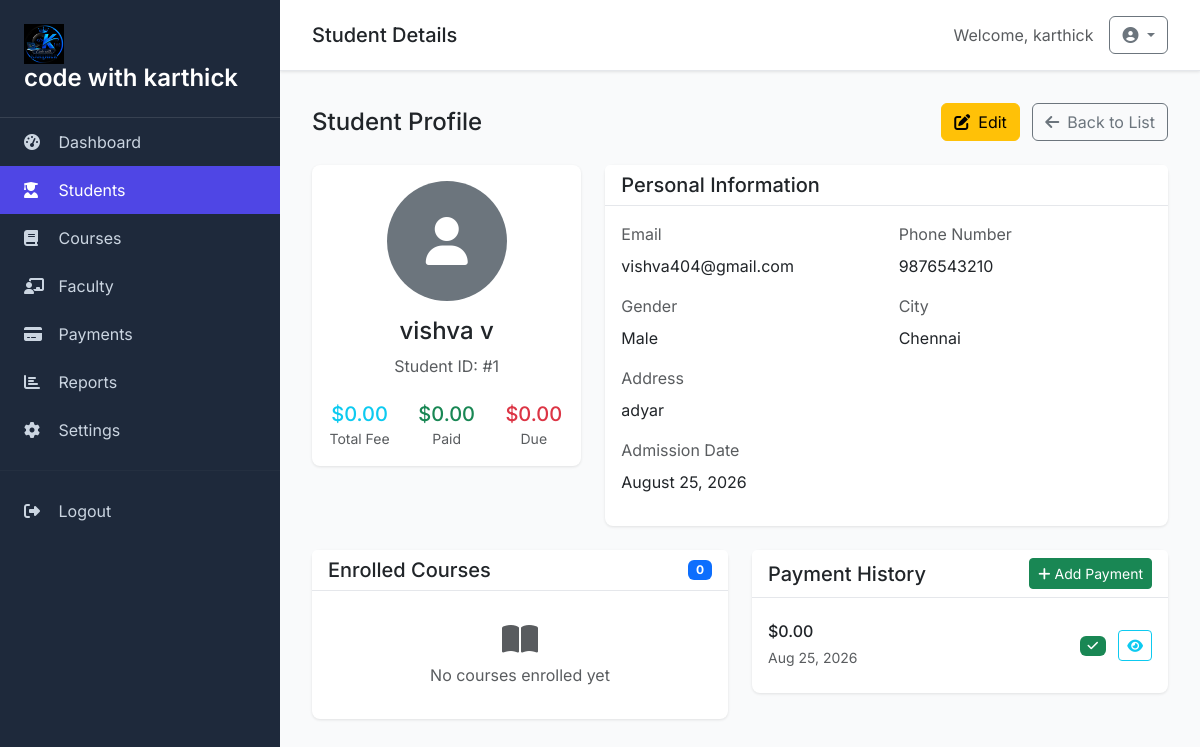
The page /students/1/ (signed in) on the database its author committed.
### myapp/models.py (models this page shows, shortened)
class SiteSetting(models.Model):
    site_name = models.CharField(max_length=200, default='Student Management System')
    logo = models.ImageField(upload_to='logos/', blank=True, null=True)
    footer_text = models.TextField(blank=True, null=True)
    created_at = models.DateTimeField(auto_now_add=True)
    updated_at = models.DateTimeField(auto_now=True)
    class Meta:
        verbose_name = 'Site Setting'
        verbose_name_plural = 'Site Settings'

class Student(models.Model):
    profile_picture = models.ImageField(upload_to='profile_pics/', blank=True, null=True)
    first_name = models.CharField(max_length=50)
    middle_name = models.CharField(max_length=50, blank=True, null=True)
    last_name = models.CharField(max_length=50)
    email = models.EmailField(unique=True)
    phone_number = models.CharField(max_length=15)
    gender = models.CharField(max_length=10)
    city = models.CharField(max_length=100)
    address = models.TextField()
    courses = models.ManyToManyField(Course, related_name='students', blank=True)
    admission_date = models.DateField(auto_now_add=True)
    total_fee = models.DecimalField(max_digits=10, decimal_places=2, default=0.00)
    paid_fee = models.DecimalField(max_digits=10, decimal_places=2, default=0.00)
    due_fee = models.DecimalField(max_digits=10, decimal_places=2, default=0.00)

class Payment(models.Model):
    student = models.ForeignKey(Student, on_delete=models.CASCADE, related_name='payments')
    amount = models.DecimalField(max_digits=10, decimal_places=2)
    payment_date = models.DateField(auto_now_add=True)
    faculty = models.ForeignKey(Faculty, on_delete=models.SET_NULL, null=True, blank=True)
    remarks = models.TextField(blank=True, null=True)

### myapp/views.py (the view)
# urls.py: path('students/<int:pk>/', views.student_detail, name='student_detail'),
@login_required
def student_detail(request, pk):
    student = get_object_or_404(Student, pk=pk)
    payments = student.payments.all().order_by('-payment_date')
    settings = SiteSetting.objects.first()
    return render(request, "student/detail.html", {
        "student": student,
        "payments": payments,
        "settings": settings
    })

### templates/student/detail.html (shortened to what this page needs)
{% extends 'base.html' %}
{% block page_title %}Student Details{% endblock %}
{% block content %}
<div class="row mb-4">
    <div class="col-12">
        <div class="d-flex justify-content-between align-items-center">
            <h4 class="mb-0">Student Profile</h4>
            <div>
                <a href="{% url 'student_update' student.pk %}" class="btn btn-warning me-2">
                    <i class="fas fa-edit me-2"></i>Edit
                </a>
                <a href="{% url 'student_list' %}" class="btn btn-outline-secondary">
                    <i class="fas fa-arrow-left me-2"></i>Back to List
                </a>
            </div>
        </div>
    </div>
</div>
<div class="row">
    <div class="col-lg-4 mb-4">
        <div class="card">
            <div class="card-body text-center">
                {% if student.profile_picture %}
                    <img src="{{ student.profile_picture.url }}" alt="{{ student.first_name }}"
                         class="rounded-circle mb-3" width="120" height="120" style="object-fit: cover;">
                {% else %}
                    <div class="bg-secondary rounded-circle mx-auto mb-3 d-flex align-items-center justify-content-center"
                         style="width: 120px; height: 120px;">
                        <i class="fas fa-user fa-3x text-white"></i>
                    </div>
                {% endif %}
                <h4>{{ student.first_name }}
                    {{ student.last_name }}
                </h4>
                <p class="text-muted">Student ID: #{{ student.pk }}</p>
                <div class="row text-center mt-4">
                    <div class="col">
                        <h5 class="text-info mb-0">${{ student.total_fee|floatformat:2 }}</h5>
                        <small class="text-muted">Total Fee</small>
                    </div>
                    <div class="col">
                        <h5 class="text-success mb-0">${{ student.paid_fee|floatformat:2 }}</h5>
                        <small class="text-muted">Paid</small>
                    </div>
                    <div class="col">
                        <h5 class="text-danger mb-0">${{ student.due_fee|floatformat:2 }}</h5>
                        <small class="text-muted">Due</small>
                    </div>
                </div>
            </div>
        </div>
    </div>
    <div class="col-lg-8 mb-4">
        <div class="card">
            <div class="card-header">
                <h5 class="mb-0">Personal Information</h5>
            </div>
            <div class="card-body">
                <div class="row">
                    <div class="col-md-6 mb-3">
                        <label class="form-label text-muted">Email</label>
                        <p class="mb-0">{{ student.email }}</p>
                    </div>
                    <div class="col-md-6 mb-3">
                        <label class="form-label text-muted">Phone Number</label>
                        <p class="mb-0">{{ student.phone_number }}</p>
                    </div>
                    <div class="col-md-6 mb-3">
                        <label class="form-label text-muted">Gender</label>
                        <p class="mb-0">{{ student.gender }}</p>
                    </div>
                    <div class="col-md-6 mb-3">
                        <label class="form-label text-muted">City</label>
                        <p class="mb-0">{{ student.city }}</p>
                    </div>
                    <div class="col-12 mb-3">
                        <label class="form-label text-muted">Address</label>
                        <p class="mb-0">{{ student.address }}</p>
                    </div>
                    <div class="col-md-6 mb-3">
                        <label class="form-label text-muted">Admission Date</label>
                        <p class="mb-0">{{ student.admission_date|date:"F d, Y" }}</p>
                    </div>
                </div>
            </div>
        </div>
    </div>
</div>
<div class="row">
    <div class="col-lg-6 mb-4">
        <div class="card">
            <div class="card-header d-flex justify-content-between align-items-center">
                <h5 class="mb-0">Enrolled Courses</h5>
                <span class="badge bg-primary">{{ student.courses.count }}</span>
            </div>
            <div class="card-body">
                {% if student.courses.all %}
                    <div class="list-group list-group-flush">
                        {% for course in student.courses.all %}
                        <div class="list-group-item d-flex justify-content-between align-items-center px-0">
                            <div>
                                <h6 class="mb-1">{{ course.name }}</h6>
                                <small class="text-muted">{{ course.description|truncatewords:10 }}</small>
                            </div>
                            <span class="badge bg-success">${{ course.fee|floatformat:2 }}</span>
                        </div>
                        {% endfor %}
                    </div>
                {% else %}
                    <div class="text-center py-3">
                        <i class="fas fa-book-open fa-2x text-muted mb-2"></i>
                        <p class="text-muted mb-0">No courses enrolled yet</p>
                    </div>
                {% endif %}
            </div>
        </div>
    </div>
    <div class="col-lg-6 mb-4">
        <div class="card">
            <div class="card-header d-flex justify-content-between align-items-center">
                <h5 class="mb-0">Payment History</h5>
                <a href="{% url 'payment_add' %}" class="btn btn-sm btn-success">
                    <i class="fas fa-plus me-1"></i>Add Payment
                </a>
            </div>
            <div class="card-body">
                {% if payments %}
                    <div class="list-group list-group-flush">
                        {% for payment in payments %}
                        <div class="list-group-item d-flex justify-content-between align-items-center px-0">
                            <div>
                                <h6 class="mb-1">${{ payment.amount|floatformat:2 }}</h6>
                                <small class="text-muted">{{ payment.payment_date|date:"M d, Y" }}</small>
                            </div>
                            <div>
                                <span class="badge bg-success me-2">
                                    <i class="fas fa-check"></i>
                                </span>
                                <a href="{% url 'payment_detail' payment.pk %}" class="btn btn-sm btn-outline-info">
                                    <i class="fas fa-eye"></i>
                                </a>
                            </div>
                        </div>
                        {% endfor %}
                    </div>
                {% else %}
                    <div class="text-center py-3">
                        <i class="fas fa-credit-card fa-2x text-muted mb-2"></i>
                        <p class="text-muted mb-0">No payments recorded yet</p>
                    </div>
                {% endif %}
            </div>
        </div>
    </div>
</div>
{% endblock %}

### templates/base.html (shortened to what this page needs)
<!DOCTYPE html>
{% load static %}
<html lang="en">
<head>
    <link href="https://cdn.jsdelivr.net/npm/bootstrap@5.3.0/dist/css/bootstrap.min.css" rel="stylesheet">
    <link href="https://cdnjs.cloudflare.com/ajax/libs/font-awesome/6.4.0/css/all.min.css" rel="stylesheet">
</head>
<body>
    <div class="sidebar">
        <div class="sidebar-brand">
            {% if settings.logo %}
                <img src="{{ settings.logo.url }}" alt="Logo" height="40" class="me-2">
            {% endif %}
            <h4>{{ settings.site_name|default:'SMS' }}</h4>
        </div>
        <nav class="nav flex-column">
            <a class="nav-link {% if request.resolver_match.url_name == 'dashboard' %}active{% endif %}" href="{% url 'dashboard' %}">
                <i class="fas fa-tachometer-alt"></i> Dashboard
            </a>
            <a class="nav-link {% if 'student' in request.resolver_match.url_name %}active{% endif %}" href="{% url 'student_list' %}">
                <i class="fas fa-user-graduate"></i> Students
            </a>
            <a class="nav-link {% if 'course' in request.resolver_match.url_name %}active{% endif %}" href="{% url 'course_list' %}">
                <i class="fas fa-book"></i> Courses
            </a>
            <a class="nav-link {% if 'faculty' in request.resolver_match.url_name %}active{% endif %}" href="{% url 'faculty_list' %}">
                <i class="fas fa-chalkboard-teacher"></i> Faculty
            </a>
            <a class="nav-link {% if 'payment' in request.resolver_match.url_name %}active{% endif %}" href="{% url 'payment_list' %}">
                <i class="fas fa-credit-card"></i> Payments
            </a>
            <a class="nav-link {% if request.resolver_match.url_name == 'reports' %}active{% endif %}" href="{% url 'reports' %}">
                <i class="fas fa-chart-bar"></i> Reports
            </a>
            <a class="nav-link {% if request.resolver_match.url_name == 'settings' %}active{% endif %}" href="{% url 'settings' %}">
                <i class="fas fa-cog"></i> Settings
            </a>
            <hr class="my-3" style="border-color: #374151;">
            <a class="nav-link" href="{% url 'logout' %}">
                <i class="fas fa-sign-out-alt"></i> Logout
            </a>
        </nav>
    </div>
    <div class="main-content">
        <div class="topbar d-flex justify-content-between align-items-center">
            <h5 class="mb-0">{% block page_title %}Dashboard{% endblock %}</h5>
            <div class="d-flex align-items-center">
                <span class="text-muted me-3">Welcome, {{ user.get_full_name|default:user.username }}</span>
                <div class="dropdown">
                    <button class="btn btn-outline-secondary dropdown-toggle" type="button" data-bs-toggle="dropdown">
                        <i class="fas fa-user-circle"></i>
                    </button>
                </div>
            </div>
        </div>
        {% block content %}{% endblock %}
    </div>
</body>
</html>

### templates/base.html (style rules this page uses)
:root { --primary-color: #4f46e5; --secondary-color: #6366f1; --success-color: #10b981; --danger-color: #ef4444; --warning-color: #f59e0b; --info-color: #3b82f6; --dark-color: #1f2937; --light-color: #f9fafb; --sidebar-bg: #1e293b; --sidebar-text: #cbd5e1; }
body { font-family: 'Inter', sans-serif; background-color: var(--light-color); }
.sidebar { background: var(--sidebar-bg); min-height: 100vh; position: fixed; top: 0; left: 0; width: 280px; z-index: 1000; transition: all 0.3s ease; }
.sidebar-brand { padding: 1.5rem; border-bottom: 1px solid #374151; }
.sidebar-brand h4 { color: white; margin: 0; font-weight: 600; }
.nav-link { color: var(--sidebar-text) !important; padding: 0.75rem 1.5rem; border-radius: 0; transition: all 0.3s ease; }
.nav-link:hover, .nav-link.active { background: var(--primary-color); color: white !important; }
.nav-link i { width: 20px; margin-right: 10px; }
.main-content { margin-left: 280px; padding: 2rem; }
.topbar { background: white; padding: 1rem 2rem; margin: -2rem -2rem 2rem -2rem; box-shadow: 0 1px 3px rgba(0,0,0,0.1); border-bottom: 1px solid #e5e7eb; }
.card { border: none; box-shadow: 0 1px 3px rgba(0,0,0,0.1); border-radius: 8px; }
.card-header { background: white; border-bottom: 1px solid #e5e7eb; font-weight: 600; }

### rows shown on the page
SiteSetting: logo (picture), site_name "code with karthick"
Student: first_name "vishva", last_name "v", pk "1", total_fee "0.00", paid_fee "0.00", due_fee "0.00", email "vishva404@gmail.com", phone_number "9876543210", gender "Male", city "Chennai", address "adyar", admission_date "August 25, 2026", courses.count "0"
Payment: amount "0.00", payment_date "Aug 25, 2026"

### other values the page prints
{{ user.get_full_name|default:user.username }} "karthick"
